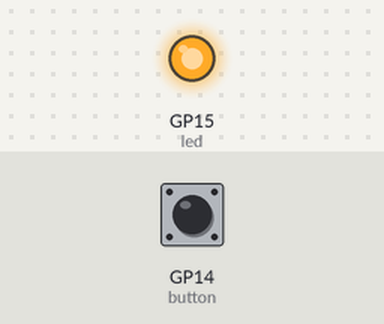
Recording of a program running on a simulated Raspberry Pi Pico running MicroPython. Parts: output pins drawn as LEDs (lit = HIGH). Inputs (shaded band) come from the test bench; at power-on: GP14 (button) HIGH.

Above: at 1.2 s.
1.3 s: GP14 (button) pulled LOW for 0.6 s
At 3.1 s:
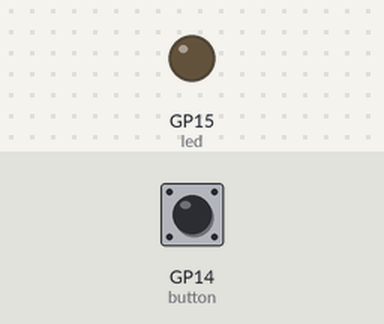
3.5 s: GP14 (button) pulled LOW for 1 s
At 5.0 s:
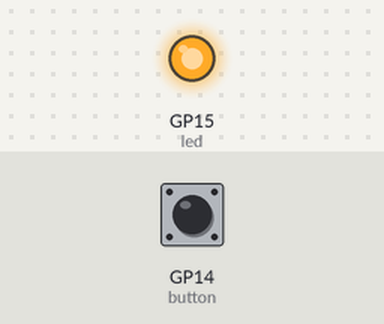
6.0 s: GP14 (button) pulled LOW for 3.2 s
At 10.1 s:
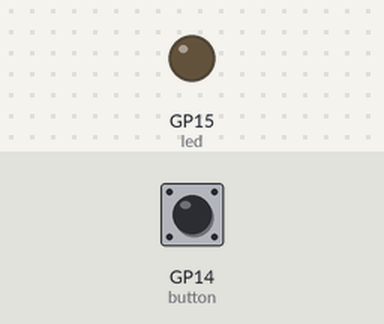
Timing chart, 0 to 11.6 s (numbered marks = the images above; inputs shaded):
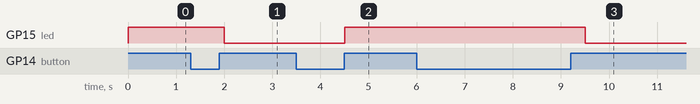

The program:

main.py
```python
from machine import Pin
from time import sleep


# GPIO pin for the button and LED
button_pin = 14
led_pin = 15

# Setting up the button and LED with the Pico W
button = Pin(button_pin, Pin.IN, Pin.PULL_UP)
led = Pin(led_pin, Pin.OUT)

btn_state_old = 0
led_state = False

while True:
    btn_state_new = button.value()   # Get button state (0 or 1)

    # Toggle LED state when button is pressed and released (basically the LED toggles when the button is released)
    if btn_state_new == 1 and btn_state_old == 0:
    # condition below turn the LED on when the button goes down during the press
    #if btn_state_new == 0 and btn_state_old == 1:
        led_state = not led_state
        led.value(led_state)
    btn_state_old = btn_state_new
    sleep(.5)
```

Measured:
- after the input at 1.3 s, GP15 (led): HIGH → LOW after 0.70 s
- after the input at 3.5 s, GP15 (led): LOW → HIGH after 1.0 s
- after the input at 6.0 s, GP15 (led): HIGH → LOW after 3.5 s
